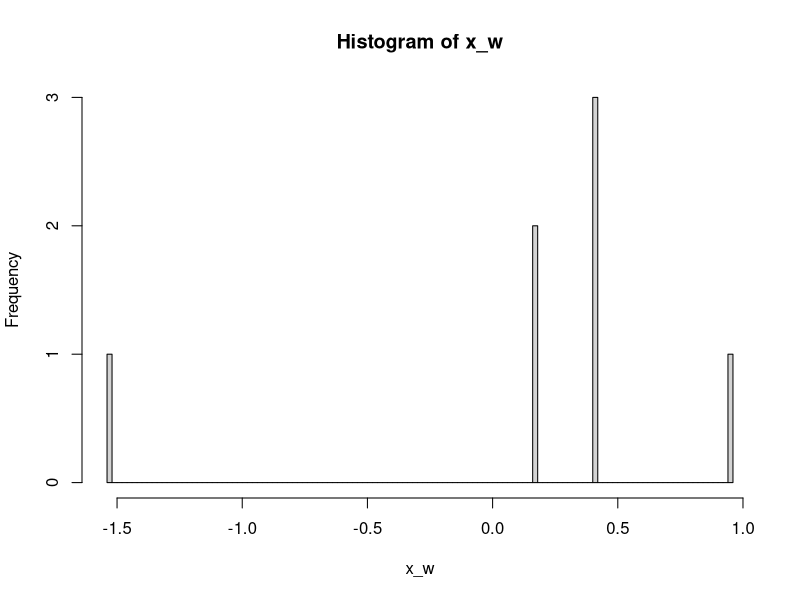

Write the R code that produced this figure.
# Question 1: Consider the data set given below
x <- c(0.18, -1.54, 0.42, 0.95)

# And weights given by
w <- c(2, 1, 3, 1)

# Give the value of μ that minimizes the least squares equation ∑ni=1wi(xi−μ)2
x_w <- x
for (i in 1:length(x)) {
    x_w = append(x_w, rep(x[i], w[i] - 1))
}
hist(x_w, breaks = 100)
mean(x_w)


# Question 2: Consider the following data set
x <- c(0.8, 0.47, 0.51, 0.73, 0.36, 0.58, 0.57, 0.85, 0.44, 0.42)
y <- c(1.39, 0.72, 1.55, 0.48, 1.19, -1.59, 1.23, -0.65, 1.49, 0.05)

# Fit the regression through the origin and get the slope treating y as the
# outcome and x as the regressor. (Hint, do not center the data since we want
# regression through the origin, not through the means of the data.)
beta1 <- sum(y * x) / sum(x^2)
coef(lm(y ~ 0 + x))


# Question 3: Do data(mtcars) from the datasets package and fit the regression
# model with mpg as the outcome and weight as the predictor. Give the slope
# coefficient.
data(mtcars)
coef(lm(mtcars$mpg ~ mtcars$wt))


# Question 4: Consider data with an outcome (Y) and a predictor (X). The
# standard deviation of the predictor is one half that of the outcome. The
# correlation between the two variables is .5. What value would the slope
# coefficient for the regression model with Y as the outcome and X as the
# predictor?
cor <- 0.5
sd_ratio <- 2 # y / x
beta1 <- cor * sd_ratio


# Question 5: Students were given two hard tests and scores were normalized to
# have empirical mean 0 and variance 1. The correlation between the scores on
# the two tests was 0.4. What would be the expected score on Quiz 2 for a
# student who had a normalized score of 1.5 on Quiz 1?
0.4*1.5

# Question 6: Consider the data given by the following
x <- c(8.58, 10.46, 9.01, 9.64, 8.86)

# What is the value of the first measurement if x were normalized (to have mean
# 0 and variance 1)?
x_norm <- (x - mean(x)) / sd(x)
mean(x_norm)
var(x_norm)


# Question 7: Consider the following data set (used above as well). What is the
# intercept for fitting the model with x as the predictor and y as the outcome?
x <- c(0.8, 0.47, 0.51, 0.73, 0.36, 0.58, 0.57, 0.85, 0.44, 0.42)
y <- c(1.39, 0.72, 1.55, 0.48, 1.19, -1.59, 1.23, -0.65, 1.49, 0.05)

coef(lm(y ~ x))

# Question 8: You know that both the predictor and response have mean 0. What
# can be said about the intercept when you fit a linear regression?


# Question 9: Consider the data given by
x <- c(0.8, 0.47, 0.51, 0.73, 0.36, 0.58, 0.57, 0.85, 0.44, 0.42)

# What value minimizes the sum of the squared distances between these points and
# itself?
mean(x)

# Question 10: Consider taking the slope having fit Y as the outcome and X as
# the predictor, β1 and the slope from fitting X as the outcome and Y as the
# predictor, γ1, and dividing the two as β1/γ1. What is this ratio always equal
# to?


